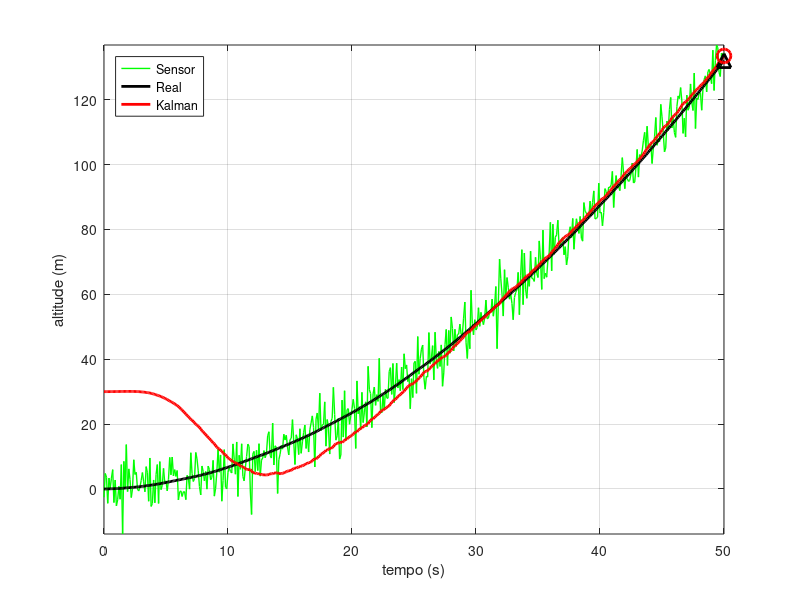
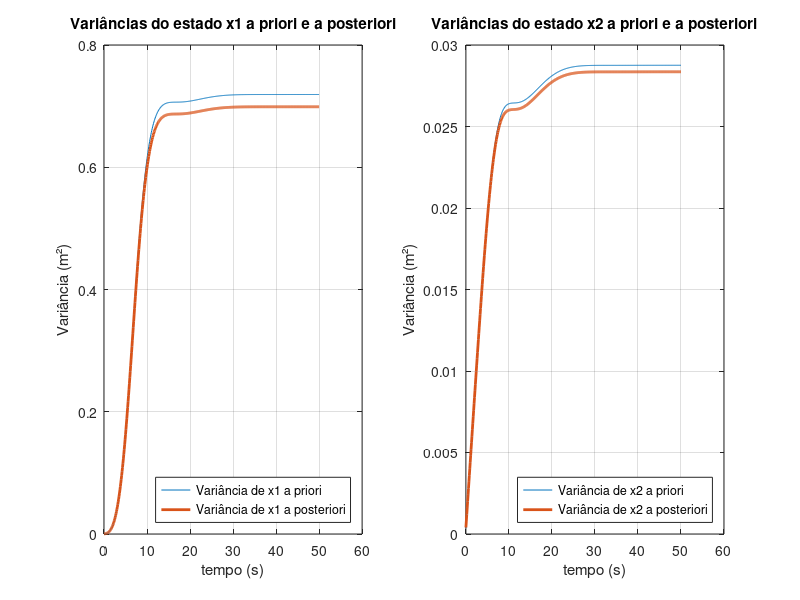
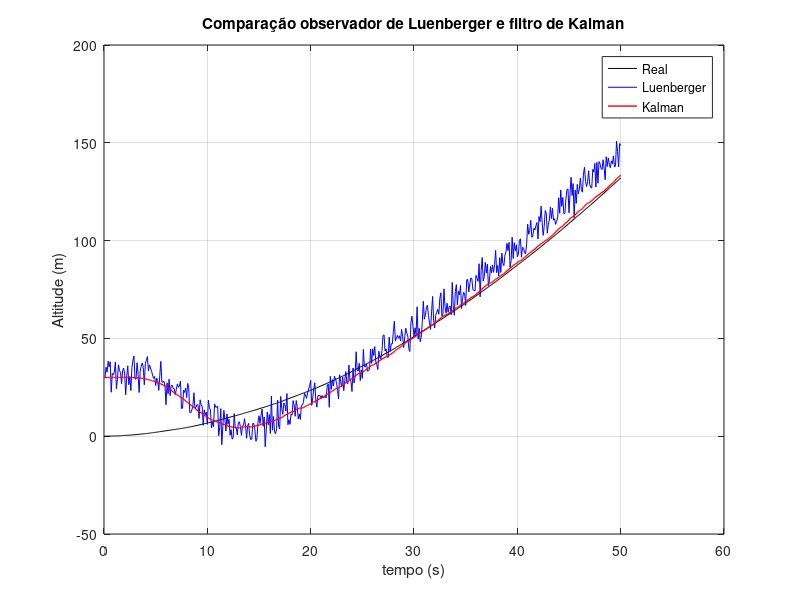
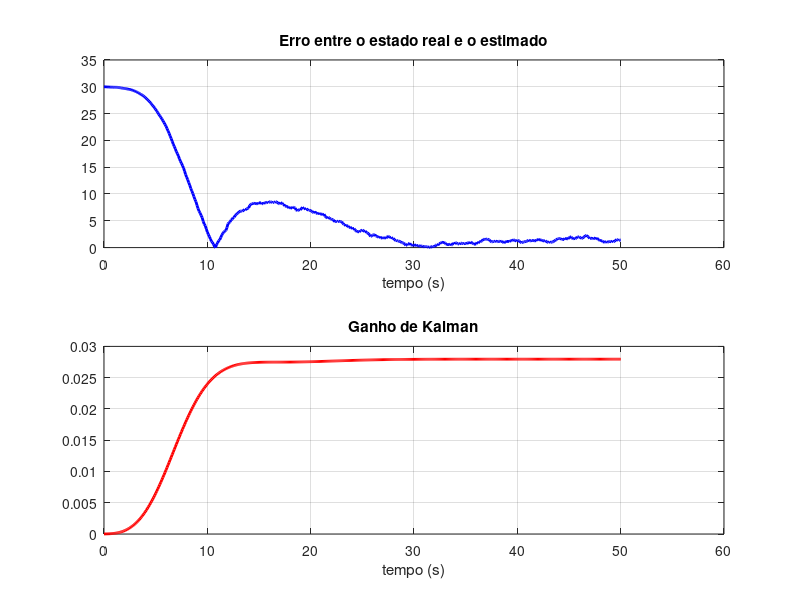

Source code (MATLAB) for these figures, in order:
%================================================
% SIMULAÇÃO DE ESTIMAÇÃO DA TRAJETÓRIA 
% DE UM FOGUETE UTILIZANDO FILTRO DE KALMAN
% O MODELO DO SISTEMA UTILIZA AS EQUAÇÕES DO MUV: 
% S = So + Vo*t + at^2/2
% V = Vo + a*t
%================================================
% Autor: Christian Danner Ramos de Carvalho
%================================================

clear; clc; close all;

% sistema real
rng(8);
x = [0;0]; % altitude inicial, velocidade inicial
X = x; % histórico dos estados

% tempo de amostragem
dt = 0.1;

% matriz de transição de estados do sistema 
A = [1 dt;0 1];

% matriz de controle
B = [dt^2/2;dt];

% aceleração (entrada de controle)
a = 0.1;
u = a;

% ruídos do sistema rastreado
sigma_w = 0.01; % desvio padrão do ruído de posição x(1) (m)
sigma_s = 0.02; % desvio padrão do ruído de velocidade x(2) (m/s)

% matriz de covariâncias do sistema
% correlação dos ruídos de posição e velocidade ---> zero (não correlacionado)
Q = [sigma_w^2 0;0 sigma_s^2]; 

% sensor real
% matriz do sensor real
C = [1 0];

% ruídos do sensor
sigma_v = 5; % desvio padrão do ruído de medição do estado x(1) (m)
% matriz de covariâncias do sensor 
R = sigma_v^2;

% primeira leitura do sensor
y = C*x + sqrt(R)*randn;
Y = y; % armazenamento do sensor para plot

% esperança do sistema e do sensor
% estado inicial da esperança do sistema ("xK" para esperança de "x", e "z" para esperança de "y")
xK = [30;0];
XK = xK; % armazenamento dos estados da esperança para plot

% covariância inicial da esperança do erro e(k)
P = Q; % Matriz de Covariância de Estimação Inicial (sempre existe incerteza no valor inicial)
X1pri = P(1,1); % armazenamento da variância do estado x1 a priori 
X1pos = P(1,1); % armazenamento da variância do estado x1 a posteriori
X2pri = P(2,2); % armazenamento da variância do estado x2 a priori 
X2pos = P(2,2); % armazenamento da variância do estado x2 a posteriori

% ganho de Kalman inicial
K = P*C'*(C*P*C' + R)^-1;
GK = K; % armazenamento do ganho de Kalman para plot

% leitura inicial da esperança do sensor
z = C*xK;
Z = z; %armazenamento dos estados da esperança do sensor para plot
e = abs(x(1,1)-z); % erro entre o estado real e sua esperança

% OBSERVADOR DE LUENBERGER
polosL = [-10 -20];
L = place(A',C',polosL);

AL = (A-L'*C);
e_x = AL*(xK-z)+sqrt(R)*randn+sqrt(Q)*randn(size(x));
xh = 0;
Xh = [30;0];

% LOOP DO SISTEMA
t = 0; % tempo da simulação
tmax = 50; % tempo máximo da simulação
while t <= tmax
    % evolução do tempo da simulação
    t = [t, t(end)+dt];
    
    % evolução do sistema linear a ser rastreado
    x = A*x + B*u + sqrt(Q)*randn(size(x));
    X = [X,x]; % armazenamento dos estados para plot
    
    % leitura do sensor real
    y = C*x + sqrt(R)*randn;
    Y = [Y,y]; % armazenamento do sensor para plot
    
    % predição dos estados por meio da esperança
    xK = A*xK + B*u;
    XK = [XK,xK]; % armazenamento dos estados da esperança para plot
    
    % cálculo da covariância da esperança 
    P = A*P*A' + Q;
    X1pri = [X1pri;P(1,1)]; % armazenamento da variância do estado x1 a priori 
    X2pri = [X2pri;P(2,2)]; % armazenamento da variância do estado x2 a priori 
    
    
    % esperança do sensor
    z = C*xK;
    Z = [Z,z]; % armazenamento dos estados da esperança do sensor para plot
    e = [e,abs(x(1,1)-z)]; % erro entre o estado real e sua esperança
    
    % OBSERVADOR DE LUENBERGER:
    AL = (A-L'*C);
    e_x = AL*(xK-z)+sqrt(R)*randn+sqrt(Q)*randn(size(x));
    xh = xK-e_x;
    Xh = [Xh,xh];
    
    % FILTRO DE KALMAN:
    % cálculo do ganho de Kalman
    K = P*C'*(C*P*C' + R)^-1;
    GK = [GK,K]; %armazenamento do ganho de Kalman para plot
    
    % correção da esperança do sistema
    xK = xK + K*(y-z);
    XK = [XK,xK];
    
    % correção da covariância 
    P = (eye(size(Q)) - K*C)*P;
    X1pos = [X1pos;P(1,1)]; % armazenamento da variância do estado x1 a posteriori
    X2pos = [X2pos;P(2,2)]; % armazenamento da variância do estado x2 a posteriori
    
    % PLOT
    plot(t,Y,'g','linewidth',1) % plot do sensor
    hold on
    grid;
    plot(t,X(1,:),'k','linewidth',2) % plot do estado x1
    plot(t,Z,'r','linewidth',2) % plot da esperança
    plot(t(end),x(1),'^k','linewidth',2,'markersize',10)
    plot(t(end),xK(1),'or','linewidth',2,'markersize',10)
    hold off; grid on; axis([t(1) t(end) min([X(1,1) Y Z]) max([X(1,:) Y Z])]);
    xlabel('tempo (s)'); ylabel('altitude (m)'); drawnow;
end

legend('Sensor','Real','Kalman','Location','NorthWest')

% plot da variância a priori e a posteriori
figure;
subplot(1,2,1);
plot(t,X1pri,t,X1pos,'Linewidth',2);
legend('Variância de x1 a priori','Variância de x1 a posteriori','Location','southeast');
grid;
xlabel('tempo (s)');
ylabel('Variância (m²)');
title('Variâncias do estado x1 a priori e a posteriori');
subplot(1,2,2);
plot(t,X2pri,t,X2pos,'Linewidth',2);
legend('Variância de x2 a priori','Variância de x2 a posteriori','Location','southeast');
grid;
xlabel('tempo (s)');
ylabel('Variância (m²)');
title('Variâncias do estado x2 a priori e a posteriori');

% plot comparação observador de Luenberger e filtro de Kalman
figure;
plot(t,X(1,:),'k',t,Xh(1,:),'b',t,Z,'r','linewidth',1);
legend('Real','Luenberger','Kalman','southeast');
grid;
xlabel('tempo (s)');
ylabel('Altitude (m)');
title('Comparação observador de Luenberger e filtro de Kalman');

% plot do erro e do ganho de Kalman
figure;
subplot(2,1,1);
plot(t,e,'b-','Linewidth',2);
grid;
title('Erro entre o estado real e o estimado');
xlabel('tempo (s)');
subplot(2,1,2);
plot(t,GK(1,:),'r-','Linewidth',2);
grid;
title('Ganho de Kalman');
xlabel('tempo (s)');








